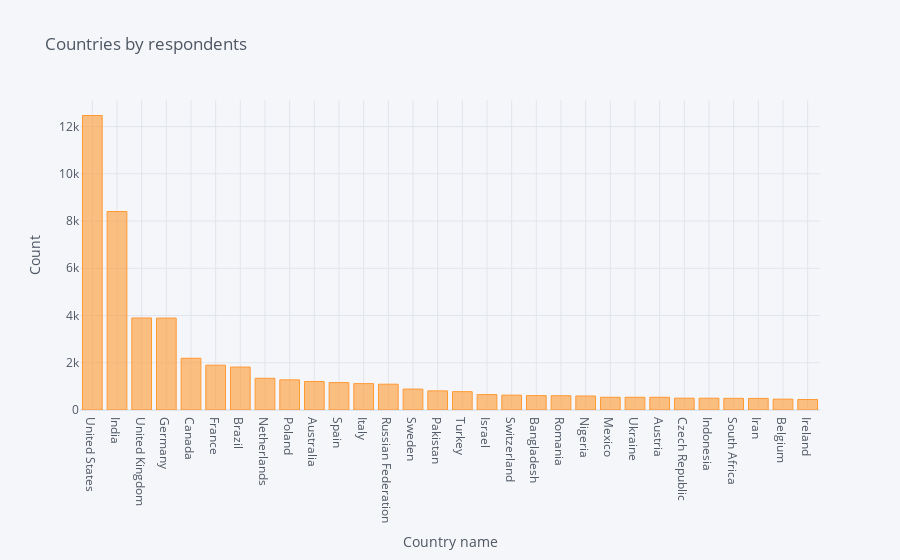

The notebook cell this image was saved under:
### Code cell
temp = data["Country"].dropna().value_counts().head(30)
temp.iplot(kind='bar', xTitle = 'Country name', yTitle = "Count", title = 'Countries by respondents')

### Figure 1 — Plotly figure (JSON) as saved in the notebook; plotly's stock layout.template omitted (floating-point values rounded to 4 significant figures)
{"data": [{"marker": {"color": "rgba(255, 153, 51, 0.6)", "line": {"color": "rgba(255, 153, 51, 1.0)", "width": 1}}, "name": "Country", "orientation": "v", "text": "", "type": "bar", "x": ["United States", "India", "United Kingdom", "Germany", "Canada", "France", "Brazil", "Netherlands", "Poland", "Australia", "Spain", "Italy", "Russian Federation", "Sweden", "Pakistan", "Turkey", "Israel", "Switzerland", "Bangladesh", "Romania", "Nigeria", "Mexico", "Ukraine", "Austria", "Czech Republic", "Indonesia", "South Africa", "Iran", "Belgium", "Ireland"], "y": [12469, 8403, 3896, 3890, 2191, 1898, 1818, 1343, 1278, 1208, 1161, 1117, 1092, 886, 809, 777, 653, 629, 609, 604, 593, 540, 539, 539, 500, 499, 494, 491, 459, 444]}], "layout": {"legend": {"bgcolor": "#F5F6F9", "font": {"color": "#4D5663"}}, "paper_bgcolor": "#F5F6F9", "plot_bgcolor": "#F5F6F9", "title": {"font": {"color": "#4D5663"}, "text": "Countries by respondents"}, "xaxis": {"gridcolor": "#E1E5ED", "showgrid": true, "tickfont": {"color": "#4D5663"}, "title": {"font": {"color": "#4D5663"}, "text": "Country name"}, "zerolinecolor": "#E1E5ED"}, "yaxis": {"gridcolor": "#E1E5ED", "showgrid": true, "tickfont": {"color": "#4D5663"}, "title": {"font": {"color": "#4D5663"}, "text": "Count"}, "zerolinecolor": "#E1E5ED"}}}
